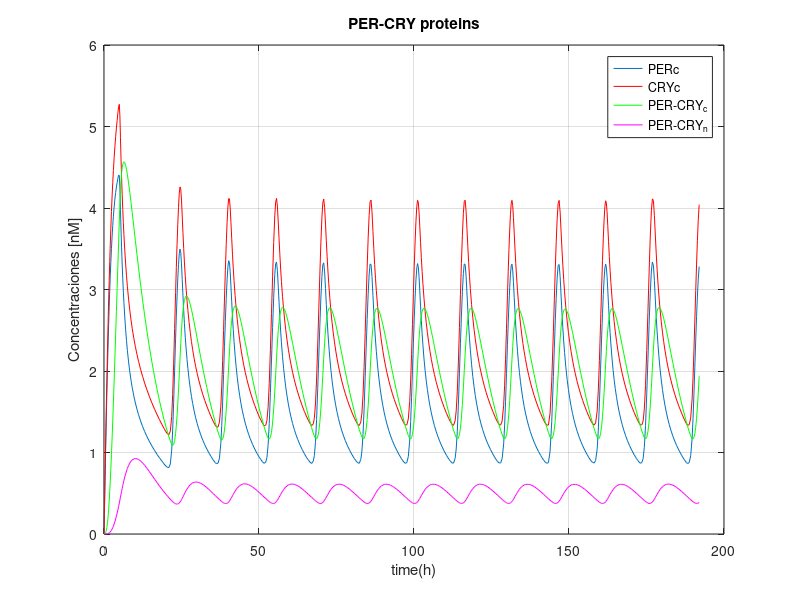
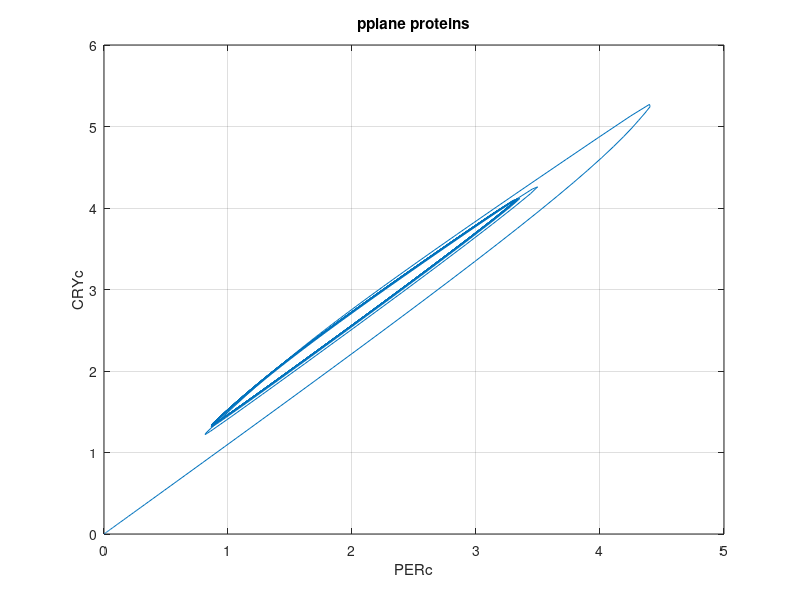
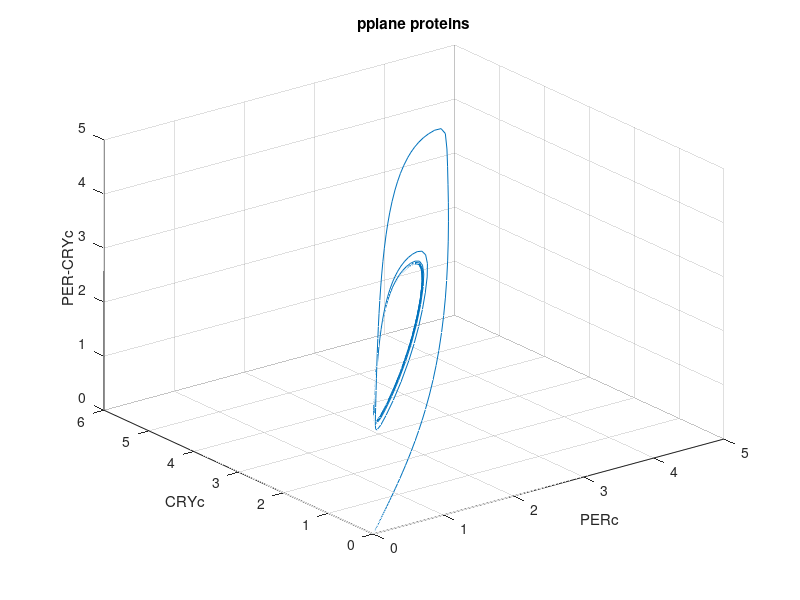
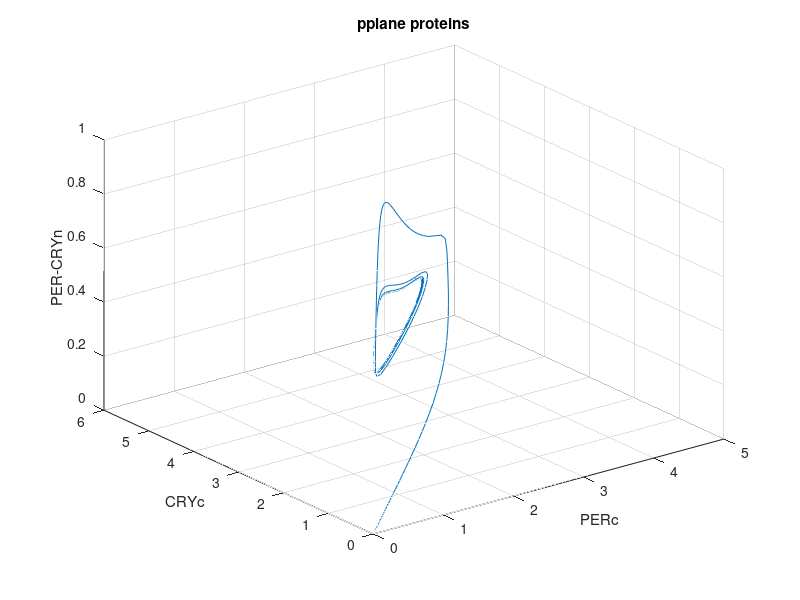

Recreate these plots in MATLAB, in order.
%Comet-Bernot --> reduced 4 variable model circadian rhythm
%protein per-cito Pc=x(1); protein cry-cito Cc=x(2); complex cito PCc=x(3);
%complex nucl PCn=x(4)
K=0.4; n=30; v1=2; v2=2.2; k1=0.08; k2=0.06;
k3=0.08; k4=0.06; kd1=0.05; kd2=0.05;kd3=0.05;
kd4=0.25;
F = @(t,x) [v1*(K^n)/((K^n)+x(4)^n)-k3*x(1)*x(2)+k4*x(3)-kd1*x(1);v2*(K^n)/((K^n)+x(4)^n)-k3*x(1)*x(2)+k4*x(3)-kd2*x(2)...
    ;k3*x(1)*x(2)-(k4+k1+kd3)*x(3)+k2*x(4);k1*x(3)-(k2+kd4)*x(4)];
[t,xa] = ode45(F,[0 192],[0 0 0 0]);

figure(1);
plot(t,xa(:,1));
hold on;
plot(t,xa(:,2),'r');
hold on;
plot(t,xa(:,3),'g');
hold on;
plot(t,xa(:,4),'m');
hold on;
legend('PERc','CRYc','PER-CRY_c','PER-CRY_n','Location','best');
title('PER-CRY proteins');
xlabel('time(h)'), ylabel('Concentraciones [nM]');
grid on
figure(2);
plot(xa(:,1),xa(:,2));
hold on;
title('pplane proteins');
xlabel('PERc'), ylabel('CRYc');
grid on
figure(3)
plot3(xa(:,1),xa(:,2),xa(:,3));
hold on;
title('pplane proteins');
xlabel('PERc'), ylabel('CRYc'),zlabel('PER-CRYc');
grid on
figure(4)
plot3(xa(:,1),xa(:,2),xa(:,4));
hold on;
title('pplane proteins');
xlabel('PERc'), ylabel('CRYc'),zlabel('PER-CRYn');
grid on